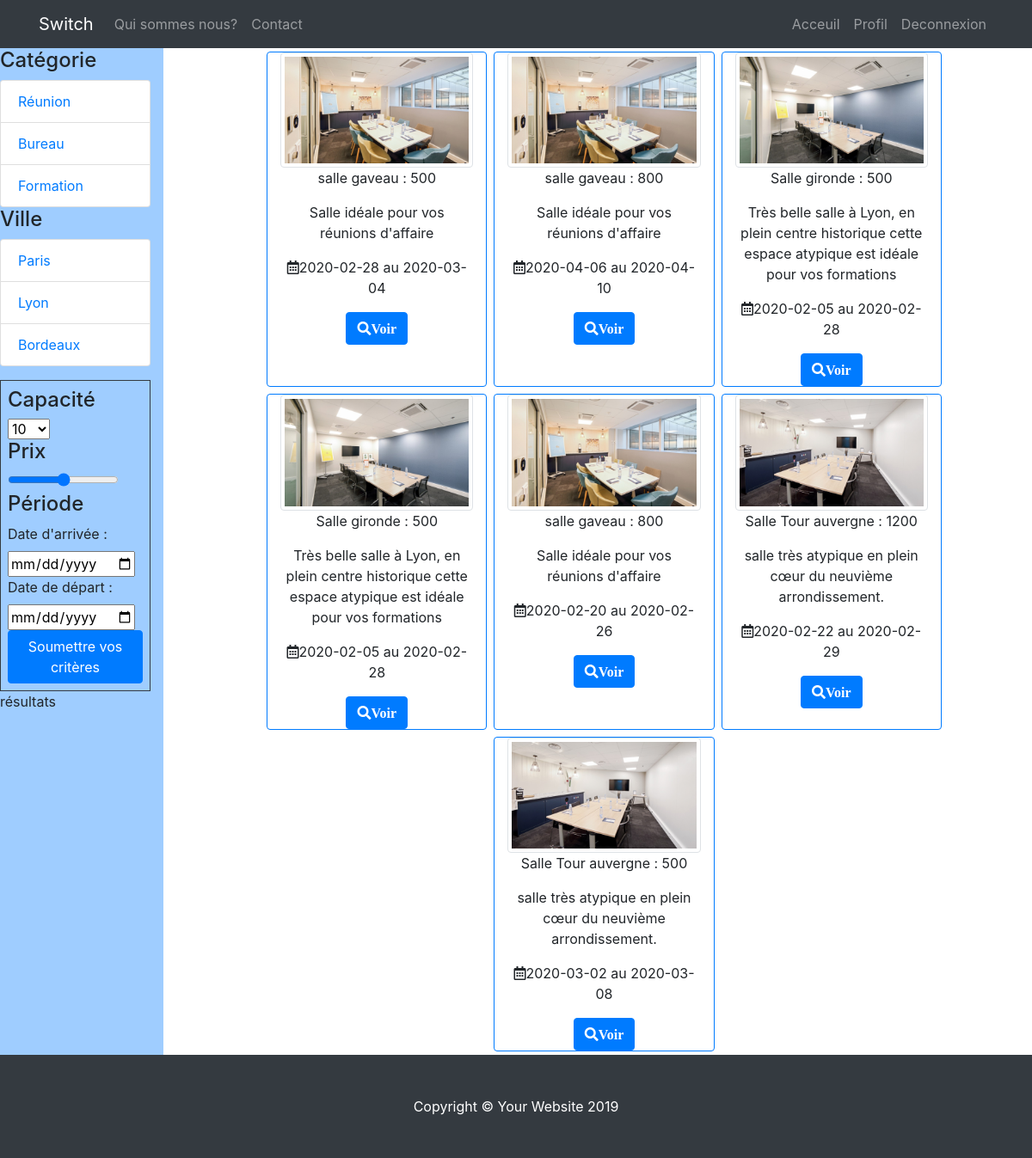
Screenshot of /acceuil.php (signed in) with the database file from the repository.
### tables this page shows
CREATE TABLE IF NOT EXISTS `produit` (
  `id_produit` int(3) NOT NULL AUTO_INCREMENT,
  `id_salle` int(3) NOT NULL,
  `date_arrivee` date NOT NULL,
  `date_depart` date NOT NULL,
  `prix` int(3) NOT NULL,
  `etat` enum('libre','reservation') NOT NULL,
  PRIMARY KEY (`id_produit`),
  KEY `produit_ibfk_1` (`id_salle`)
);

CREATE TABLE IF NOT EXISTS `salle` (
  `id_salle` int(3) NOT NULL AUTO_INCREMENT,
  `titre` varchar(200) NOT NULL,
  `description` text NOT NULL,
  `photo` varchar(200) NOT NULL,
  `pays` varchar(20) NOT NULL,
  `ville` varchar(20) NOT NULL,
  `adresse` varchar(50) NOT NULL,
  `cp` int(5) NOT NULL,
  `capacite` int(3) NOT NULL,
  `categorie` enum('réunion','bureau','formation') NOT NULL,
  PRIMARY KEY (`id_salle`)
);

### acceuil.php (the view, shortened to what this page needs)
<?php
include 'inc/init.inc.php';
$liste_produits = $pdo->query("SELECT id_produit, prix, date_arrivee, date_depart, titre, description, photo FROM produit, salle WHERE produit.id_salle = salle.id_salle");
include 'inc/header.inc.php';
include 'inc/nav.inc.php';
?>
<div class="row">
    <aside class="col-2" style="background-color: #9fcdff;">
        <section>
            <h4>Catégorie</h4>
            <div class="list-group">
                <a href="?categorie=reunion" class="list-group-item">Réunion</a>
                <a href="?categorie=bureau" class="list-group-item">Bureau</a>
                <a href="?categorie=formation" class="list-group-item">Formation</a>
            </div>
        </section>
        <section>
            <h4>Ville</h4>
            <div class="list-group">
                <a href="?ville=paris" class="list-group-item">Paris</a>
                <a href="?ville=lyon" class="list-group-item">Lyon</a>
                <a href="?ville=bordeaux" class="list-group-item">Bordeaux</a>
            </div>
        </section>
        <section class="border border-dark mt-3 p-2">
            <form action="" method="post">
                <h4>Capacité</h4>
                <select>
                    <option>10</option>
                </select>
                <h4>Prix</h4>
                <input type="range" name="prix">
            <h4>Période</h4>
                <label for="date_arrivee">Date d'arrivée : </label>
                <input type="date" name="date_arrivee">
                <label for="date_depart">Date de départ : </label>
                <input type="date" name="date_depart">
                <button type="submit" class="btn btn-primary">Soumettre vos critères</button>
            </form>
        </section>
        <div>
            <p>résultats</p>
        </div>
    </aside>
    <div class="col-10">
        <div class="row justify-content-center">
            <?php
            while($produits = $liste_produits->fetch(PDO::FETCH_ASSOC)) {
                echo '<div class="col-3 text-center m-1 border rounded border-primary">';
                echo '<div><img src="' . URL . 'img/' . $produits['photo'] . '" class="img-thumbnail" width="100%"></div>';
                echo '<p>' . $produits['titre'] . ' : ' . $produits['prix'] . '</p>';
                echo '<p style="overflow: hidden">' . $produits['description'] . '</p>';
                echo '<p><i class="far fa-calendar-alt"></i>' . $produits['date_arrivee'] . ' au ' . $produits['date_depart'] . '</p>';
                echo '<a href="fiche_produit.php?id_produit=' . $produits['id_produit'] . '" class="btn btn-primary"><i class="fas fa-search">Voir</i></a>';
                echo '</div>';
            }
            ?>
        </div>
    </div>
</div>
<?php
include 'inc/footer.inc.php';

### css/style.css (style rules this page uses)
body { padding-top: 56px; }

### rows the page displays
produit: id_salle.photo (picture), id_salle.titre "salle gaveau", prix "500", id_salle.description "Salle idéale pour vos réunions d'affaire", date_arrivee "2020-02-28", date_depart "2020-03-04"
produit: id_salle.photo (picture), id_salle.titre "salle gaveau", prix "800", id_salle.description "Salle idéale pour vos réunions d'affaire", date_arrivee "2020-04-06", date_depart "2020-04-10"
produit: id_salle.photo (picture), id_salle.titre "Salle gironde", prix "500", id_salle.description "Très belle salle à Lyon, en plein centre historique cette espace atypique est idéale pour vos formations", date_arrivee "2020-02-05", date_depart "2020-02-28"
produit: id_salle.photo (picture), id_salle.titre "Salle gironde", prix "500", id_salle.description "Très belle salle à Lyon, en plein centre historique cette espace atypique est idéale pour vos formations", date_arrivee "2020-02-05", date_depart "2020-02-28"
produit: id_salle.photo (picture), id_salle.titre "salle gaveau", prix "800", id_salle.description "Salle idéale pour vos réunions d'affaire", date_arrivee "2020-02-20", date_depart "2020-02-26"
produit: id_salle.photo (picture), id_salle.titre "Salle Tour auvergne", prix "1200", id_salle.description "salle très atypique en plein cœur du neuvième arrondissement.", date_arrivee "2020-02-22", date_depart "2020-02-29"
produit: id_salle.photo (picture), id_salle.titre "Salle Tour auvergne", prix "500", id_salle.description "salle très atypique en plein cœur du neuvième arrondissement.", date_arrivee "2020-03-02", date_depart "2020-03-08"
